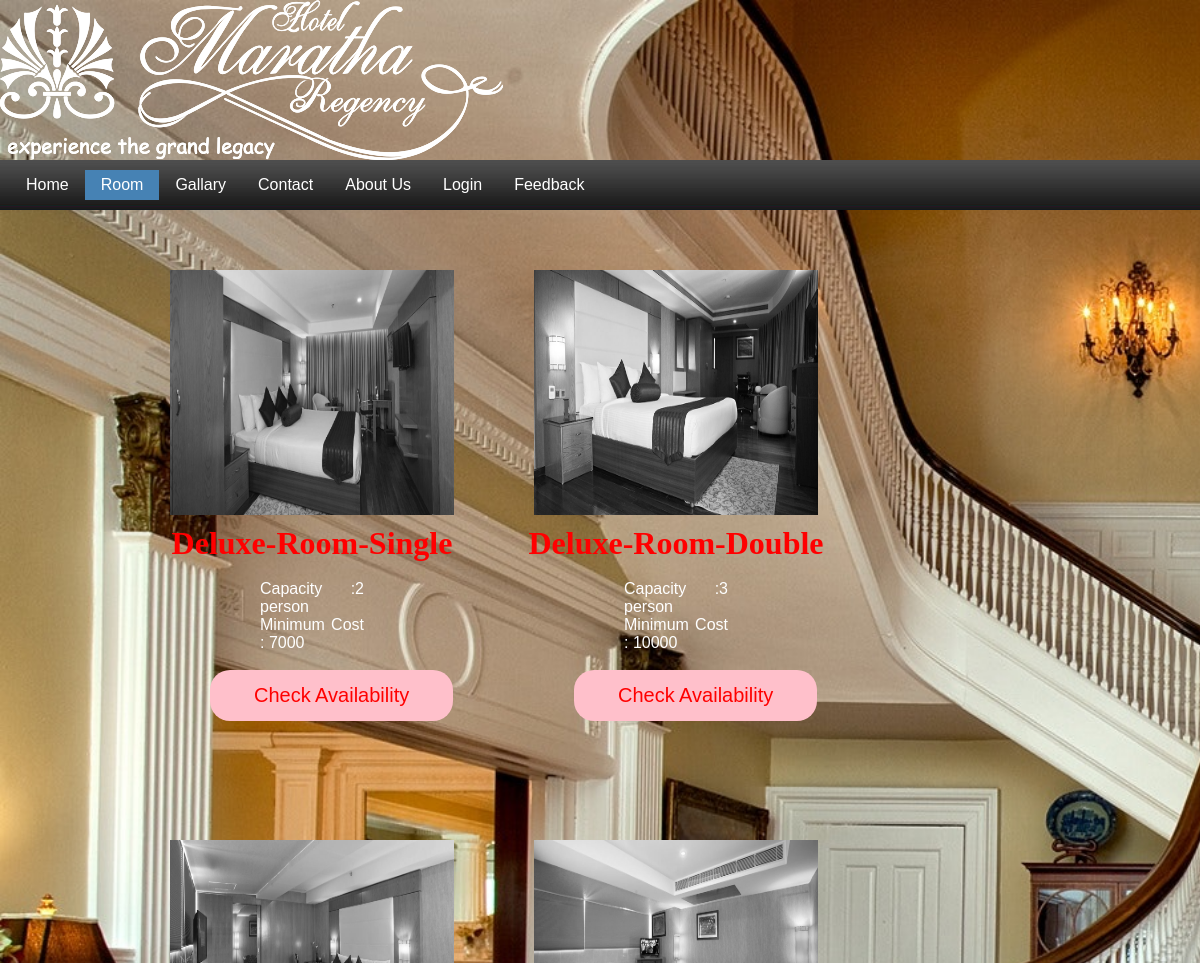
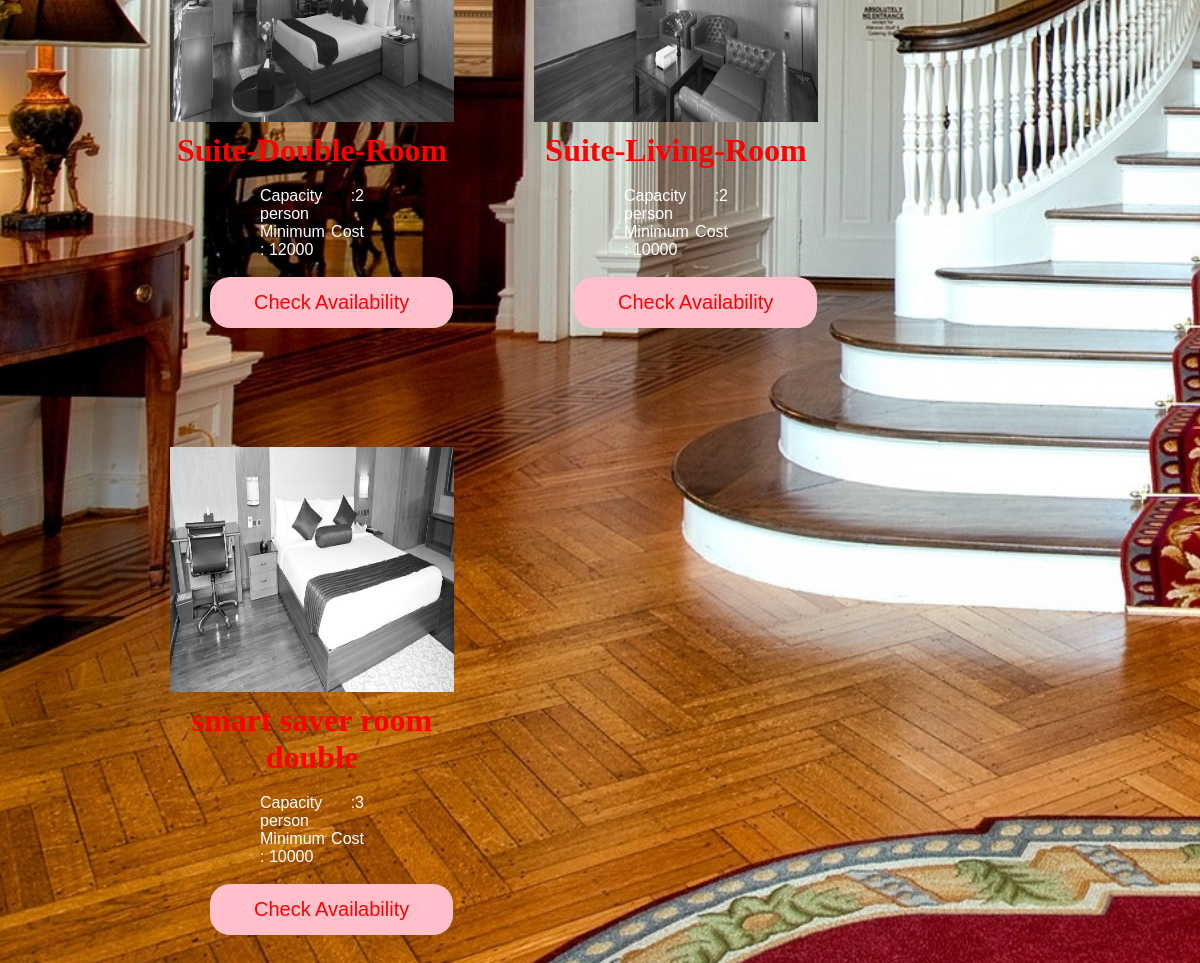
Screenshot of /room.php with the database file from the repository (2 pictures, top to bottom).
### tables this page shows
CREATE TABLE IF NOT EXISTS `room_detail` (
  `id` int(11) NOT NULL AUTO_INCREMENT,
  `room_number` varchar(255) DEFAULT NULL,
  `room_name` varchar(255) DEFAULT NULL,
  `room_type` varchar(255) DEFAULT NULL,
  `room_image` varchar(255) DEFAULT NULL,
  `room_price` int(11) DEFAULT NULL,
  `room_seats` varchar(255) DEFAULT NULL,
  `room_status` varchar(255) DEFAULT NULL,
  PRIMARY KEY (`id`)
);

### room.php (the view, shortened to what this page needs)
<html>
<head>
    <link rel="stylesheet" type="text/css" href="css/style-room.css">
</head>
<body>
    <div class="logo">
        <img src="Image/Maratha_logo.png" alt="maratha logo.png">
    </div>
    <div class="nevbar">
        <ul>
            <li><a href="index.php">Home</a></li>
            <li><a class="active" href="room.php">Room</a></li>
            <li><a href="gallary.html">Gallary</a></li>
            <li><a href="Contact.html">Contact</a></li>
            <li><a href="about.html">About Us</a></li>
            <li><a href="login.html">Login</a></li>
            <li><a href="feedback.html">Feedback</a></li>
        </ul>
    </div>
    <div class="room">
        <?php
include 'database/database.php';
$query = mysqli_query($conn, " SELECT * FROM room_detail ");
while ($rows = mysqli_fetch_array($query)) {
?>
        <div class="roomdetail">
            <img style="    height: 50%;width: 100%;" src="<?php echo $rows['room_image']; ?>" alt="photo1"></a>
            <h1><?php echo $rows['room_name']; ?></h1>
            <p> Capacity :<?php echo $rows['room_seats']; ?> person</br> Minimum Cost :
                <?php echo $rows['room_price']; ?></p>
            <button class="myBtn">
                <span class="span" style="display: none;"><?php echo $rows['room_name']; ?></span>Check Availability
            </button>
        </div>
        <?php
}
?>
    </div>
</body>

### css/style-room.css (style rules this page uses)
* { box-sizing: border-box; margin: 0px; padding: 0px; }
body { font-family: Verdana, sans-serif; background-image: url(../bg/bg1.jpg); background-size: cover; }
.logo { background: blacks; width: 50%; }
.nevbar { width: 100%; height: 50px; background: url(../icon/top-nav-bg.png); }
ul { list-style-type: none; margin: 0; padding: 10px; overflow: hidden; }
li { float: left }
li a { display: block; color: white; padding: 6px 16px; text-decoration: none; }
.active { background-color: steelblue; }
.room { margin: 30px 130px; width: 90%; }
.room img { height: 300px; width: 475px; padding: 10px; filter: grayscale(100%); transition: 3s; }
.roomdetail { width: 30%; height: 550px; margin: 10px 20px; padding: 10px; float: left; }
h1 { font-family: 'Barlow'; font-weight: bold; color: red; text-align: center; }
.room p { margin: auto 100px; color: white; font-family: sans-serif; text-align: justify; }
.roomdetail button { font-family: sans-serif; font-size: 20px; color: red; margin: auto 50px; border-radius: 20px; text-align: center; background: pink; transition: 1s; width: 80%; }
button { background-color: #48d1cc; color: white; padding: 14px 20px; margin: 8px 0; border: none; cursor: pointer; width: 100%; }

### rows the page displays
room_detail: room_image (picture), room_name "Deluxe-Room-Single", room_seats "2", room_price "7000"
room_detail: room_image (picture), room_name "Deluxe-Room-Double", room_seats "3", room_price "10000"
room_detail: room_image (picture), room_name "Suite-Double-Room", room_seats "2", room_price "12000"
room_detail: room_image (picture), room_name "Suite-Living-Room", room_seats "2", room_price "10000"
room_detail: room_image (picture), room_name "smart saver room double", room_seats "3", room_price "10000"
